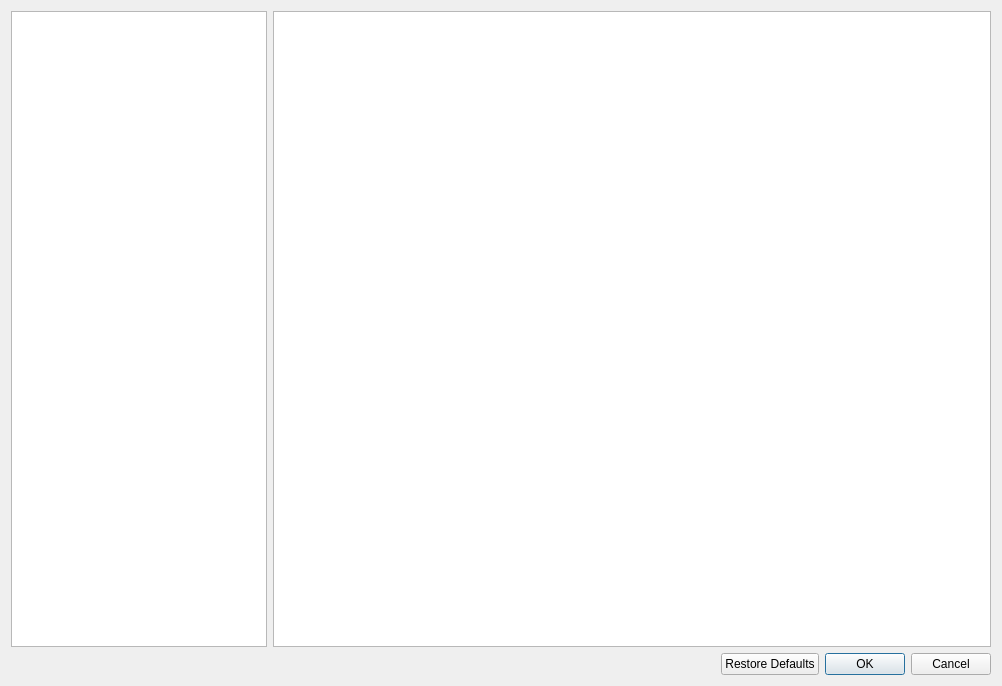
<?xml version="1.0" encoding="UTF-8"?>
<ui version="4.0">
 <class>Bohdan::DialogOptions</class>
 <widget class="QDialog" name="Bohdan::DialogOptions">
  <property name="geometry">
   <rect>
    <x>0</x>
    <y>0</y>
    <width>1002</width>
    <height>686</height>
   </rect>
  </property>
  <property name="windowTitle">
   <string>Options</string>
  </property>
  <property name="styleSheet">
   <string notr="true">QGroupBox {
    font-weight: bold;
}</string>
  </property>
  <property name="modal">
   <bool>true</bool>
  </property>
  <layout class="QGridLayout" name="gridLayout">
   <item row="0" column="0">
    <widget class="QTreeView" name="treeView_GroupSections">
     <attribute name="headerVisible">
      <bool>false</bool>
     </attribute>
    </widget>
   </item>
   <item row="1" column="3">
    <widget class="QDialogButtonBox" name="buttonBox">
     <property name="orientation">
      <enum>Qt::Horizontal</enum>
     </property>
     <property name="standardButtons">
      <set>QDialogButtonBox::Cancel|QDialogButtonBox::Ok|QDialogButtonBox::RestoreDefaults</set>
     </property>
    </widget>
   </item>
   <item row="0" column="1" colspan="3">
    <widget class="QListWidget" name="listWidget_Settings">
     <property name="sizePolicy">
      <sizepolicy hsizetype="Expanding" vsizetype="Expanding">
       <horstretch>5</horstretch>
       <verstretch>0</verstretch>
      </sizepolicy>
     </property>
    </widget>
   </item>
   <item row="1" column="2">
    <widget class="QWidget" name="widget_Spacer" native="true">
     <property name="sizePolicy">
      <sizepolicy hsizetype="Preferred" vsizetype="Preferred">
       <horstretch>5</horstretch>
       <verstretch>0</verstretch>
      </sizepolicy>
     </property>
    </widget>
   </item>
  </layout>
 </widget>
 <resources/>
 <connections>
  <connection>
   <sender>buttonBox</sender>
   <signal>accepted()</signal>
   <receiver>Bohdan::DialogOptions</receiver>
   <slot>accept()</slot>
   <hints>
    <hint type="sourcelabel">
     <x>248</x>
     <y>254</y>
    </hint>
    <hint type="destinationlabel">
     <x>157</x>
     <y>274</y>
    </hint>
   </hints>
  </connection>
  <connection>
   <sender>buttonBox</sender>
   <signal>rejected()</signal>
   <receiver>Bohdan::DialogOptions</receiver>
   <slot>reject()</slot>
   <hints>
    <hint type="sourcelabel">
     <x>316</x>
     <y>260</y>
    </hint>
    <hint type="destinationlabel">
     <x>286</x>
     <y>274</y>
    </hint>
   </hints>
  </connection>
 </connections>
</ui>
